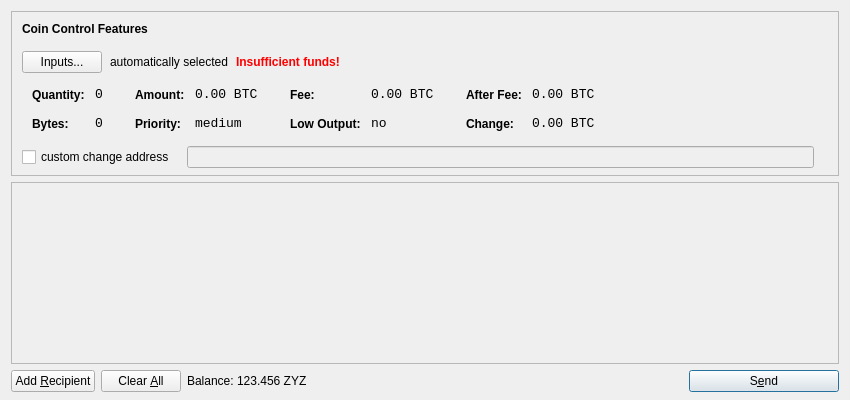
<?xml version="1.0" encoding="UTF-8"?>
<ui version="4.0">
 <class>SendCoinsDialog</class>
 <widget class="QDialog" name="SendCoinsDialog">
  <property name="geometry">
   <rect>
    <x>0</x>
    <y>0</y>
    <width>850</width>
    <height>400</height>
   </rect>
  </property>
  <property name="windowTitle">
   <string>Send Coins</string>
  </property>
  <layout class="QVBoxLayout" name="verticalLayout" stretch="0,1,0">
   <property name="bottomMargin">
    <number>8</number>
   </property>
   <item>
    <widget class="QFrame" name="frameCoinControl">
     <property name="sizePolicy">
      <sizepolicy hsizetype="Expanding" vsizetype="Expanding">
       <horstretch>0</horstretch>
       <verstretch>0</verstretch>
      </sizepolicy>
     </property>
     <property name="maximumSize">
      <size>
       <width>16777215</width>
       <height>16777215</height>
      </size>
     </property>
     <property name="frameShape">
      <enum>QFrame::StyledPanel</enum>
     </property>
     <property name="frameShadow">
      <enum>QFrame::Sunken</enum>
     </property>
     <layout class="QVBoxLayout" name="verticalLayoutCoinControl2">
      <property name="spacing">
       <number>-1</number>
      </property>
      <property name="leftMargin">
       <number>0</number>
      </property>
      <property name="topMargin">
       <number>0</number>
      </property>
      <property name="rightMargin">
       <number>0</number>
      </property>
      <property name="bottomMargin">
       <number>6</number>
      </property>
      <item>
       <layout class="QVBoxLayout" name="verticalLayoutCoinControl" stretch="0,0,0,0,1">
        <property name="spacing">
         <number>0</number>
        </property>
        <property name="leftMargin">
         <number>10</number>
        </property>
        <property name="topMargin">
         <number>10</number>
        </property>
        <item>
         <layout class="QHBoxLayout" name="horizontalLayoutCoinControl1">
          <property name="bottomMargin">
           <number>15</number>
          </property>
          <item>
           <widget class="QLabel" name="labelCoinControlFeatures">
            <property name="sizePolicy">
             <sizepolicy hsizetype="Preferred" vsizetype="Maximum">
              <horstretch>0</horstretch>
              <verstretch>0</verstretch>
             </sizepolicy>
            </property>
            <property name="font">
             <font>
              <weight>75</weight>
              <bold>true</bold>
             </font>
            </property>
            <property name="styleSheet">
             <string notr="true">font-weight:bold;</string>
            </property>
            <property name="text">
             <string>Coin Control Features</string>
            </property>
           </widget>
          </item>
         </layout>
        </item>
        <item>
         <layout class="QHBoxLayout" name="horizontalLayoutCoinControl2" stretch="0,0,0,0">
          <property name="spacing">
           <number>8</number>
          </property>
          <property name="bottomMargin">
           <number>10</number>
          </property>
          <item>
           <widget class="QPushButton" name="pushButtonCoinControl">
            <property name="styleSheet">
             <string notr="true"/>
            </property>
            <property name="text">
             <string>Inputs...</string>
            </property>
           </widget>
          </item>
          <item>
           <widget class="QLabel" name="labelCoinControlAutomaticallySelected">
            <property name="text">
             <string>automatically selected</string>
            </property>
            <property name="margin">
             <number>5</number>
            </property>
           </widget>
          </item>
          <item>
           <widget class="QLabel" name="labelCoinControlInsuffFunds">
            <property name="font">
             <font>
              <weight>75</weight>
              <bold>true</bold>
             </font>
            </property>
            <property name="styleSheet">
             <string notr="true">color:red;font-weight:bold;</string>
            </property>
            <property name="text">
             <string>Insufficient funds!</string>
            </property>
            <property name="margin">
             <number>5</number>
            </property>
           </widget>
          </item>
          <item>
           <spacer name="horizontalSpacerCoinControl">
            <property name="orientation">
             <enum>Qt::Horizontal</enum>
            </property>
            <property name="sizeHint" stdset="0">
             <size>
              <width>40</width>
              <height>1</height>
             </size>
            </property>
           </spacer>
          </item>
         </layout>
        </item>
        <item>
         <widget class="QWidget" name="widgetCoinControl" native="true">
          <property name="sizePolicy">
           <sizepolicy hsizetype="Preferred" vsizetype="Preferred">
            <horstretch>0</horstretch>
            <verstretch>0</verstretch>
           </sizepolicy>
          </property>
          <property name="minimumSize">
           <size>
            <width>0</width>
            <height>0</height>
           </size>
          </property>
          <property name="styleSheet">
           <string notr="true"/>
          </property>
          <layout class="QHBoxLayout" name="horizontalLayoutCoinControl5">
           <property name="margin">
            <number>0</number>
           </property>
           <item>
            <layout class="QHBoxLayout" name="horizontalLayoutCoinControl3" stretch="0,0,0,1">
             <property name="spacing">
              <number>20</number>
             </property>
             <property name="topMargin">
              <number>0</number>
             </property>
             <property name="bottomMargin">
              <number>10</number>
             </property>
             <item>
              <layout class="QFormLayout" name="formLayoutCoinControl1">
               <property name="horizontalSpacing">
                <number>10</number>
               </property>
               <property name="verticalSpacing">
                <number>14</number>
               </property>
               <property name="leftMargin">
                <number>10</number>
               </property>
               <property name="topMargin">
                <number>4</number>
               </property>
               <property name="rightMargin">
                <number>6</number>
               </property>
               <item row="0" column="0">
                <widget class="QLabel" name="labelCoinControlQuantityText">
                 <property name="styleSheet">
                  <string notr="true">font-weight:bold;</string>
                 </property>
                 <property name="text">
                  <string>Quantity:</string>
                 </property>
                 <property name="margin">
                  <number>0</number>
                 </property>
                </widget>
               </item>
               <item row="0" column="1">
                <widget class="QLabel" name="labelCoinControlQuantity">
                 <property name="font">
                  <font>
                   <family>Monospace</family>
                   <pointsize>10</pointsize>
                  </font>
                 </property>
                 <property name="cursor">
                  <cursorShape>IBeamCursor</cursorShape>
                 </property>
                 <property name="contextMenuPolicy">
                  <enum>Qt::ActionsContextMenu</enum>
                 </property>
                 <property name="text">
                  <string notr="true">0</string>
                 </property>
                 <property name="margin">
                  <number>0</number>
                 </property>
                 <property name="textInteractionFlags">
                  <set>Qt::LinksAccessibleByMouse|Qt::TextSelectableByKeyboard|Qt::TextSelectableByMouse</set>
                 </property>
                </widget>
               </item>
               <item row="1" column="0">
                <widget class="QLabel" name="labelCoinControlBytesText">
                 <property name="styleSheet">
                  <string notr="true">font-weight:bold;</string>
                 </property>
                 <property name="text">
                  <string>Bytes:</string>
                 </property>
                </widget>
               </item>
               <item row="1" column="1">
                <widget class="QLabel" name="labelCoinControlBytes">
                 <property name="font">
                  <font>
                   <family>Monospace</family>
                   <pointsize>10</pointsize>
                  </font>
                 </property>
                 <property name="cursor">
                  <cursorShape>IBeamCursor</cursorShape>
                 </property>
                 <property name="contextMenuPolicy">
                  <enum>Qt::ActionsContextMenu</enum>
                 </property>
                 <property name="text">
                  <string notr="true">0</string>
                 </property>
                 <property name="textInteractionFlags">
                  <set>Qt::LinksAccessibleByMouse|Qt::TextSelectableByKeyboard|Qt::TextSelectableByMouse</set>
                 </property>
                </widget>
               </item>
              </layout>
             </item>
             <item>
              <layout class="QFormLayout" name="formLayoutCoinControl2">
               <property name="horizontalSpacing">
                <number>10</number>
               </property>
               <property name="verticalSpacing">
                <number>14</number>
               </property>
               <property name="leftMargin">
                <number>6</number>
               </property>
               <property name="topMargin">
                <number>4</number>
               </property>
               <property name="rightMargin">
                <number>6</number>
               </property>
               <item row="0" column="0">
                <widget class="QLabel" name="labelCoinControlAmountText">
                 <property name="styleSheet">
                  <string notr="true">font-weight:bold;</string>
                 </property>
                 <property name="text">
                  <string>Amount:</string>
                 </property>
                 <property name="margin">
                  <number>0</number>
                 </property>
                </widget>
               </item>
               <item row="0" column="1">
                <widget class="QLabel" name="labelCoinControlAmount">
                 <property name="font">
                  <font>
                   <family>Monospace</family>
                   <pointsize>10</pointsize>
                  </font>
                 </property>
                 <property name="cursor">
                  <cursorShape>IBeamCursor</cursorShape>
                 </property>
                 <property name="contextMenuPolicy">
                  <enum>Qt::ActionsContextMenu</enum>
                 </property>
                 <property name="text">
                  <string notr="true">0.00 BTC</string>
                 </property>
                 <property name="textInteractionFlags">
                  <set>Qt::LinksAccessibleByMouse|Qt::TextSelectableByKeyboard|Qt::TextSelectableByMouse</set>
                 </property>
                </widget>
               </item>
               <item row="1" column="0">
                <widget class="QLabel" name="labelCoinControlPriorityText">
                 <property name="styleSheet">
                  <string notr="true">font-weight:bold;</string>
                 </property>
                 <property name="text">
                  <string>Priority:</string>
                 </property>
                </widget>
               </item>
               <item row="1" column="1">
                <widget class="QLabel" name="labelCoinControlPriority">
                 <property name="font">
                  <font>
                   <family>Monospace</family>
                   <pointsize>10</pointsize>
                  </font>
                 </property>
                 <property name="cursor">
                  <cursorShape>IBeamCursor</cursorShape>
                 </property>
                 <property name="contextMenuPolicy">
                  <enum>Qt::ActionsContextMenu</enum>
                 </property>
                 <property name="text">
                  <string>medium</string>
                 </property>
                 <property name="textInteractionFlags">
                  <set>Qt::LinksAccessibleByMouse|Qt::TextSelectableByKeyboard|Qt::TextSelectableByMouse</set>
                 </property>
                </widget>
               </item>
              </layout>
             </item>
             <item>
              <layout class="QFormLayout" name="formLayoutCoinControl3">
               <property name="horizontalSpacing">
                <number>10</number>
               </property>
               <property name="verticalSpacing">
                <number>14</number>
               </property>
               <property name="leftMargin">
                <number>6</number>
               </property>
               <property name="topMargin">
                <number>4</number>
               </property>
               <property name="rightMargin">
                <number>6</number>
               </property>
               <item row="0" column="0">
                <widget class="QLabel" name="labelCoinControlFeeText">
                 <property name="styleSheet">
                  <string notr="true">font-weight:bold;</string>
                 </property>
                 <property name="text">
                  <string>Fee:</string>
                 </property>
                 <property name="margin">
                  <number>0</number>
                 </property>
                </widget>
               </item>
               <item row="0" column="1">
                <widget class="QLabel" name="labelCoinControlFee">
                 <property name="font">
                  <font>
                   <family>Monospace</family>
                   <pointsize>10</pointsize>
                  </font>
                 </property>
                 <property name="cursor">
                  <cursorShape>IBeamCursor</cursorShape>
                 </property>
                 <property name="contextMenuPolicy">
                  <enum>Qt::ActionsContextMenu</enum>
                 </property>
                 <property name="text">
                  <string notr="true">0.00 BTC</string>
                 </property>
                 <property name="textInteractionFlags">
                  <set>Qt::LinksAccessibleByMouse|Qt::TextSelectableByKeyboard|Qt::TextSelectableByMouse</set>
                 </property>
                </widget>
               </item>
               <item row="1" column="0">
                <widget class="QLabel" name="labelCoinControlLowOutputText">
                 <property name="styleSheet">
                  <string notr="true">font-weight:bold;</string>
                 </property>
                 <property name="text">
                  <string>Low Output:</string>
                 </property>
                </widget>
               </item>
               <item row="1" column="1">
                <widget class="QLabel" name="labelCoinControlLowOutput">
                 <property name="font">
                  <font>
                   <family>Monospace</family>
                   <pointsize>10</pointsize>
                  </font>
                 </property>
                 <property name="cursor">
                  <cursorShape>IBeamCursor</cursorShape>
                 </property>
                 <property name="contextMenuPolicy">
                  <enum>Qt::ActionsContextMenu</enum>
                 </property>
                 <property name="text">
                  <string>no</string>
                 </property>
                 <property name="textInteractionFlags">
                  <set>Qt::LinksAccessibleByMouse|Qt::TextSelectableByKeyboard|Qt::TextSelectableByMouse</set>
                 </property>
                </widget>
               </item>
              </layout>
             </item>
             <item>
              <layout class="QFormLayout" name="formLayoutCoinControl4">
               <property name="horizontalSpacing">
                <number>10</number>
               </property>
               <property name="verticalSpacing">
                <number>14</number>
               </property>
               <property name="leftMargin">
                <number>6</number>
               </property>
               <property name="topMargin">
                <number>4</number>
               </property>
               <property name="rightMargin">
                <number>6</number>
               </property>
               <item row="0" column="0">
                <widget class="QLabel" name="labelCoinControlAfterFeeText">
                 <property name="styleSheet">
                  <string notr="true">font-weight:bold;</string>
                 </property>
                 <property name="text">
                  <string>After Fee:</string>
                 </property>
                 <property name="margin">
                  <number>0</number>
                 </property>
                </widget>
               </item>
               <item row="0" column="1">
                <widget class="QLabel" name="labelCoinControlAfterFee">
                 <property name="font">
                  <font>
                   <family>Monospace</family>
                   <pointsize>10</pointsize>
                  </font>
                 </property>
                 <property name="cursor">
                  <cursorShape>IBeamCursor</cursorShape>
                 </property>
                 <property name="contextMenuPolicy">
                  <enum>Qt::ActionsContextMenu</enum>
                 </property>
                 <property name="text">
                  <string notr="true">0.00 BTC</string>
                 </property>
                 <property name="textInteractionFlags">
                  <set>Qt::LinksAccessibleByMouse|Qt::TextSelectableByKeyboard|Qt::TextSelectableByMouse</set>
                 </property>
                </widget>
               </item>
               <item row="1" column="0">
                <widget class="QLabel" name="labelCoinControlChangeText">
                 <property name="styleSheet">
                  <string notr="true">font-weight:bold;</string>
                 </property>
                 <property name="text">
                  <string>Change:</string>
                 </property>
                </widget>
               </item>
               <item row="1" column="1">
                <widget class="QLabel" name="labelCoinControlChange">
                 <property name="font">
                  <font>
                   <family>Monospace</family>
                   <pointsize>10</pointsize>
                  </font>
                 </property>
                 <property name="cursor">
                  <cursorShape>IBeamCursor</cursorShape>
                 </property>
                 <property name="contextMenuPolicy">
                  <enum>Qt::ActionsContextMenu</enum>
                 </property>
                 <property name="text">
                  <string notr="true">0.00 BTC</string>
                 </property>
                 <property name="textInteractionFlags">
                  <set>Qt::LinksAccessibleByMouse|Qt::TextSelectableByKeyboard|Qt::TextSelectableByMouse</set>
                 </property>
                </widget>
               </item>
              </layout>
             </item>
            </layout>
           </item>
          </layout>
         </widget>
        </item>
        <item>
         <layout class="QHBoxLayout" name="horizontalLayoutCoinControl4" stretch="0,0,0">
          <property name="spacing">
           <number>12</number>
          </property>
          <property name="sizeConstraint">
           <enum>QLayout::SetDefaultConstraint</enum>
          </property>
          <property name="topMargin">
           <number>5</number>
          </property>
          <property name="rightMargin">
           <number>5</number>
          </property>
          <item>
           <widget class="QCheckBox" name="checkBoxCoinControlChange">
            <property name="text">
             <string>custom change address</string>
            </property>
           </widget>
          </item>
          <item>
           <widget class="QLineEdit" name="lineEditCoinControlChange">
            <property name="enabled">
             <bool>false</bool>
            </property>
            <property name="sizePolicy">
             <sizepolicy hsizetype="Expanding" vsizetype="Fixed">
              <horstretch>0</horstretch>
              <verstretch>0</verstretch>
             </sizepolicy>
            </property>
           </widget>
          </item>
          <item>
           <widget class="QLabel" name="labelCoinControlChangeLabel">
            <property name="sizePolicy">
             <sizepolicy hsizetype="Preferred" vsizetype="Expanding">
              <horstretch>0</horstretch>
              <verstretch>0</verstretch>
             </sizepolicy>
            </property>
            <property name="minimumSize">
             <size>
              <width>0</width>
              <height>0</height>
             </size>
            </property>
            <property name="text">
             <string/>
            </property>
            <property name="margin">
             <number>3</number>
            </property>
           </widget>
          </item>
         </layout>
        </item>
        <item>
         <spacer name="verticalSpacerCoinControl">
          <property name="orientation">
           <enum>Qt::Vertical</enum>
          </property>
          <property name="sizeHint" stdset="0">
           <size>
            <width>800</width>
            <height>1</height>
           </size>
          </property>
         </spacer>
        </item>
       </layout>
      </item>
     </layout>
    </widget>
   </item>
   <item>
    <widget class="QScrollArea" name="scrollArea">
     <property name="widgetResizable">
      <bool>true</bool>
     </property>
     <widget class="QWidget" name="scrollAreaWidgetContents">
      <property name="geometry">
       <rect>
        <x>0</x>
        <y>0</y>
        <width>830</width>
        <height>165</height>
       </rect>
      </property>
      <layout class="QVBoxLayout" name="verticalLayout_2">
       <property name="margin">
        <number>0</number>
       </property>
       <item>
        <layout class="QVBoxLayout" name="entries">
         <property name="spacing">
          <number>6</number>
         </property>
        </layout>
       </item>
       <item>
        <spacer name="verticalSpacer">
         <property name="orientation">
          <enum>Qt::Vertical</enum>
         </property>
         <property name="sizeHint" stdset="0">
          <size>
           <width>20</width>
           <height>40</height>
          </size>
         </property>
        </spacer>
       </item>
      </layout>
     </widget>
    </widget>
   </item>
   <item>
    <layout class="QHBoxLayout" name="horizontalLayout">
     <item>
      <widget class="QPushButton" name="addButton">
       <property name="toolTip">
        <string>Send to multiple recipients at once</string>
       </property>
       <property name="text">
        <string>Add &amp;Recipient</string>
       </property>
       <property name="icon">
        <iconset resource="../bitcoin.qrc">
         <normaloff>:/icons/add</normaloff>:/icons/add</iconset>
       </property>
       <property name="autoDefault">
        <bool>false</bool>
       </property>
      </widget>
     </item>
     <item>
      <widget class="QPushButton" name="clearButton">
       <property name="sizePolicy">
        <sizepolicy hsizetype="Minimum" vsizetype="Fixed">
         <horstretch>0</horstretch>
         <verstretch>0</verstretch>
        </sizepolicy>
       </property>
       <property name="toolTip">
        <string>Remove all transaction fields</string>
       </property>
       <property name="text">
        <string>Clear &amp;All</string>
       </property>
       <property name="icon">
        <iconset resource="../bitcoin.qrc">
         <normaloff>:/icons/remove</normaloff>:/icons/remove</iconset>
       </property>
       <property name="autoRepeatDelay">
        <number>300</number>
       </property>
       <property name="autoDefault">
        <bool>false</bool>
       </property>
      </widget>
     </item>
     <item>
      <layout class="QHBoxLayout" name="horizontalLayout_2">
       <property name="spacing">
        <number>3</number>
       </property>
       <item>
        <widget class="QLabel" name="label">
         <property name="text">
          <string>Balance:</string>
         </property>
        </widget>
       </item>
       <item>
        <widget class="QLabel" name="labelBalance">
         <property name="cursor">
          <cursorShape>IBeamCursor</cursorShape>
         </property>
         <property name="text">
          <string>123.456 ZYZ</string>
         </property>
         <property name="textInteractionFlags">
          <set>Qt::LinksAccessibleByMouse|Qt::TextSelectableByKeyboard|Qt::TextSelectableByMouse</set>
         </property>
        </widget>
       </item>
      </layout>
     </item>
     <item>
      <spacer name="horizontalSpacer">
       <property name="orientation">
        <enum>Qt::Horizontal</enum>
       </property>
       <property name="sizeHint" stdset="0">
        <size>
         <width>40</width>
         <height>20</height>
        </size>
       </property>
      </spacer>
     </item>
     <item>
      <widget class="QPushButton" name="sendButton">
       <property name="minimumSize">
        <size>
         <width>150</width>
         <height>0</height>
        </size>
       </property>
       <property name="toolTip">
        <string>Confirm the send action</string>
       </property>
       <property name="text">
        <string>S&amp;end</string>
       </property>
       <property name="icon">
        <iconset resource="../bitcoin.qrc">
         <normaloff>:/icons/send</normaloff>:/icons/send</iconset>
       </property>
       <property name="default">
        <bool>true</bool>
       </property>
      </widget>
     </item>
    </layout>
   </item>
  </layout>
 </widget>
 <resources>
  <include location="../bitcoin.qrc"/>
 </resources>
 <connections/>
</ui>
